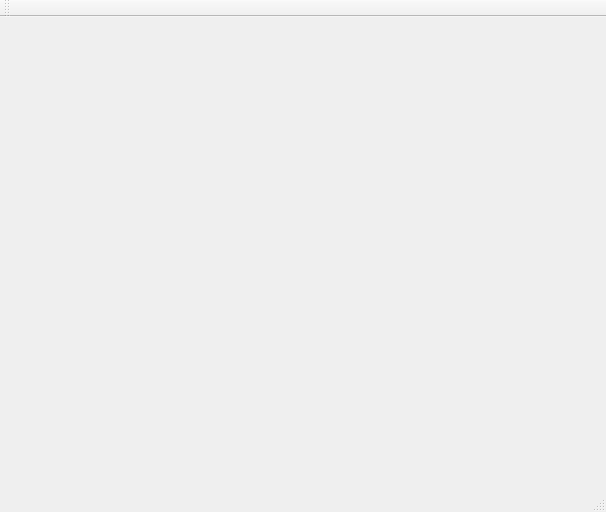
<?xml version="1.0" encoding="UTF-8"?>
<ui version="4.0">
 <class>MainWindow</class>
 <widget class="QMainWindow" name="MainWindow">
  <property name="geometry">
   <rect>
    <x>0</x>
    <y>0</y>
    <width>606</width>
    <height>512</height>
   </rect>
  </property>
  <property name="windowTitle">
   <string>MainWindow</string>
  </property>
  <widget class="QWidget" name="centralWidget"/>
  <widget class="QMenuBar" name="menuBar">
   <property name="geometry">
    <rect>
     <x>0</x>
     <y>0</y>
     <width>606</width>
     <height>23</height>
    </rect>
   </property>
  </widget>
  <widget class="QToolBar" name="mainToolBar">
   <attribute name="toolBarArea">
    <enum>TopToolBarArea</enum>
   </attribute>
   <attribute name="toolBarBreak">
    <bool>false</bool>
   </attribute>
  </widget>
  <widget class="QStatusBar" name="statusBar"/>
 </widget>
 <layoutdefault spacing="6" margin="11"/>
 <resources/>
 <connections/>
</ui>
